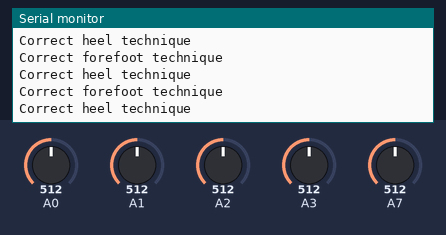
This sketch was run on a simulated Arduino Nano, built with avr-gcc and run on an emulated ATmega328P. Shown: the last lines printed to the serial monitor. Inputs (shaded band) come from the test bench; at power-on: A2 = 512, A7 = 512, A0 = 512, A1 = 512, A3 = 512.

Above: at 4.2 s.
4.3 s: A2 set to 539
At 4.35 s:
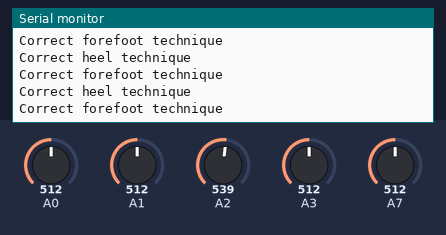
7.3 s: A7 set to 527
At 7.38 s:
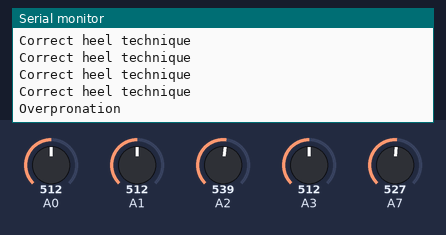
8.8 s: A7 set to 550
At 9.8 s:
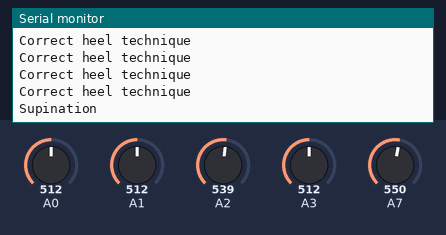

The sketch:

Smart_shoe.ino
```cpp
 #include <SoftwareSerial.h>

SoftwareSerial btSerial(10, 11); //RX, TX
int input_1, input_2, input_3, input_4, input_5;
int fR = 0;
int fL = 0;
int hE = 0;
String result_1 ="Correct heel technique \n";
String result_2 ="Correct forefoot technique \n";
void setup()
{
  Serial.begin(9600);
  btSerial.begin(9600);
}

void loop()
{
  //Read inputs
  input_1 = analogRead(A1);
  input_2 = analogRead(A0);
  input_3 = analogRead(A2);
  input_4 = analogRead(A3);
  input_5 = analogRead(A7);

//  Display Values
//  LOGIC
//Serial.print("A0 ");
//Serial.println(input_1);
//Serial.print("A1 ");
//Serial.println(input_2);
//
//Serial.print("A2 ");
//Serial.println(input_3);
//Serial.print("A3 ");
//Serial.println(input_4);
//Serial.print("A4 ");
//Serial.println(input_5);

  if (input_1 > 100 || input_2>100) {
    if (input_1 > input_2) {

      hE++;
      if (hE == 5) {
        result_1="Wrong heel technique";
        Serial.println("Wrong heel technique");
        hE = 0;
      }
    }
    else {
      result_2="Correct heel technique";
      Serial.println("Correct heel technique");
    }
  }
  if (input_3 > 80 || input_4 > 80 || input_5 > 80 ) {
    input_4 = input_4 + 20;
    if (input_4 > input_3) {
      if (input_4 > input_5) {
        result_2="Correct forefoot technique\n";
        Serial.println("Correct forefoot technique");
      }
      else {
        fL++;
        if (fL == 5) {
          result_2="Supination\n";
          Serial.println("Supination");
          fL = 0;
        }

      }
    }
    else {
      if (input_3 > input_5) {
        fR++;
        if (fR == 5) {
          result_2 = "Overpronation\n";
          Serial.println("Overpronation");
          fR = 0;
        }

      }
      else {
        fL++;
        if (fL == 5) {
          result_2="Supination\n";
          Serial.println("Supination");
          fL = 0;
        }

      }
    }

  }
    btSerial.println(result_1);
    btSerial.println(result_2);
  delay(150);
}
```

Measured:
- the behaviour switches between 531 and 532 on A2 (found by bisection; images 0 and 1)
- the behaviour switches between 538 and 539 on A7 (found by bisection; images 2 and 3)
- after the input at 8.8 s, the serial monitor: prints a new line after 0.86 s (image 3)
